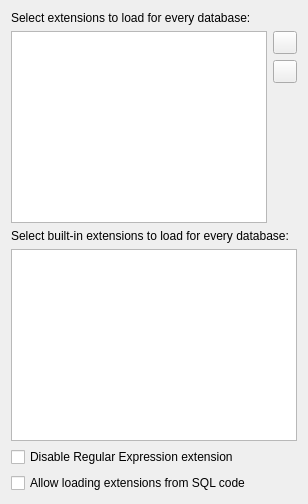
     <widget class="QWidget" name="tab_3">
      <attribute name="title">
       <string>&amp;Extensions</string>
      </attribute>
      <layout class="QVBoxLayout" name="verticalLayout_3">
       <item>
        <widget class="QLabel" name="label_3">
         <property name="text">
          <string>Select extensions to load for every database:</string>
         </property>
         <property name="buddy">
          <cstring>listExtensions</cstring>
         </property>
        </widget>
       </item>
       <item>
        <layout class="QHBoxLayout" name="horizontalLayout_2">
         <item>
          <widget class="QListWidget" name="listExtensions">
           <property name="editTriggers">
            <set>QAbstractItemView::NoEditTriggers</set>
           </property>
           <property name="showDropIndicator" stdset="0">
            <bool>false</bool>
           </property>
          </widget>
         </item>
         <item>
          <layout class="QVBoxLayout" name="verticalLayout_2">
           <item>
            <widget class="QToolButton" name="buttonAddExtension">
             <property name="toolTip">
              <string>Add extension</string>
             </property>
             <property name="icon">
              <iconset resource="icons/icons.qrc">
               <normaloff>:/icons/load_extension</normaloff>:/icons/load_extension</iconset>
             </property>
            </widget>
           </item>
           <item>
            <widget class="QToolButton" name="buttonRemoveExtension">
             <property name="toolTip">
              <string>Remove extension</string>
             </property>
             <property name="icon">
              <iconset resource="icons/icons.qrc">
               <normaloff>:/icons/remove_extension</normaloff>:/icons/remove_extension</iconset>
             </property>
            </widget>
           </item>
           <item>
            <spacer name="verticalSpacer">
             <property name="orientation">
              <enum>Qt::Vertical</enum>
             </property>
             <property name="sizeHint" stdset="0">
              <size>
               <width>20</width>
               <height>40</height>
              </size>
             </property>
            </spacer>
           </item>
          </layout>
         </item>
        </layout>
       </item>
       <item>
        <widget class="QLabel" name="labelBuiltinExtensions">
         <property name="text">
          <string>Select built-in extensions to load for every database:</string>
         </property>
        </widget>
       </item>
       <item>
        <widget class="QListWidget" name="listBuiltinExtensions">
         <property name="enabled">
          <bool>true</bool>
         </property>
        </widget>
       </item>
       <item>
        <widget class="QCheckBox" name="checkRegexDisabled">
         <property name="toolTip">
          <string>&lt;html&gt;&lt;head/&gt;&lt;body&gt;&lt;p&gt;While supporting the REGEXP operator SQLite doesn't implement any regular expression&lt;br/&gt;algorithm but calls back the running application. DB Browser for SQLite implements this&lt;br/&gt;algorithm for you to let you use REGEXP out of the box. However, as there are multiple possible&lt;br/&gt;implementations of this and you might want to use another one, you're free to disable the&lt;br/&gt;application's implementation and load your own by using an extension. Requires restart of the application.&lt;/p&gt;&lt;/body&gt;&lt;/html&gt;</string>
         </property>
         <property name="text">
          <string>Disable Regular Expression extension</string>
         </property>
        </widget>
       </item>
       <item>
        <widget class="QCheckBox" name="checkAllowLoadExtension">
         <property name="toolTip">
          <string>&lt;html&gt;&lt;head/&gt;&lt;body&gt;&lt;p&gt;SQLite provides an SQL function for loading extensions from a shared library file. Activate this if you want to use the &lt;span style=&quot; font-style:italic;&quot;&gt;load_extension()&lt;/span&gt; function from SQL code.&lt;/p&gt;&lt;p&gt;For security reasons, extension loading is turned off by default and must be enabled through this setting. You can always load extensions through the GUI, even though this option is disabled.&lt;/p&gt;&lt;/body&gt;&lt;/html&gt;</string>
         </property>
         <property name="text">
          <string>Allow loading extensions from SQL code</string>
         </property>
        </widget>
       </item>
      </layout>
     </widget>
